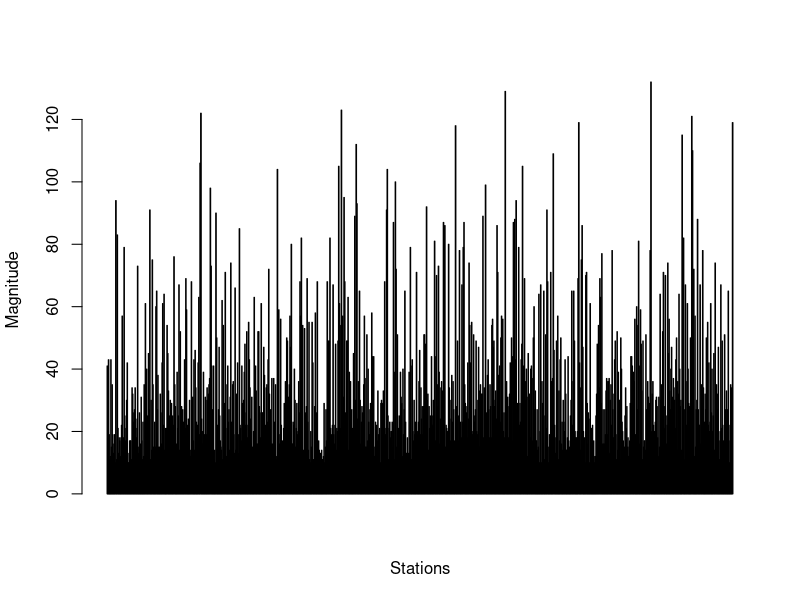

Write R code to recreate this figure.
##Basic Graph
df_quakes=datasets::quakes
View(df_quakes)
barplot(df_quakes$stations,xlab="Stations",df_quakes$mag,ylab="Magnitude")
